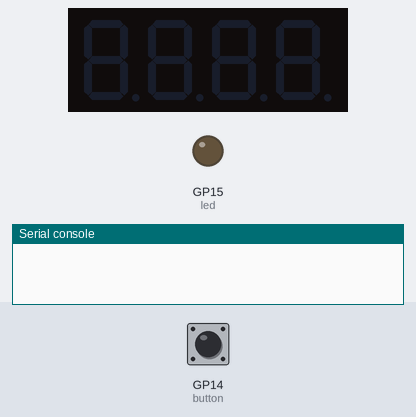
A program run on a simulated Raspberry Pi Pico running MicroPython. Shown: 4-digit seven-segment display, output pins drawn as LEDs (lit = HIGH), the last lines printed to the serial console. Dashed ring = blinking. Inputs (shaded band) come from the test bench; at power-on: GP14 (button) LOW. The clock reads 2024-03-15 10:24:30 at power-on unless the program sets it; library files of the repository ran but are not shown: tm1637.py; pins used as bus, display or sensor lines are not drawn.

Above: at 1.2 s.
1.3 s: GP14 (button) pulled HIGH for 0.15 s
At 2.0 s:
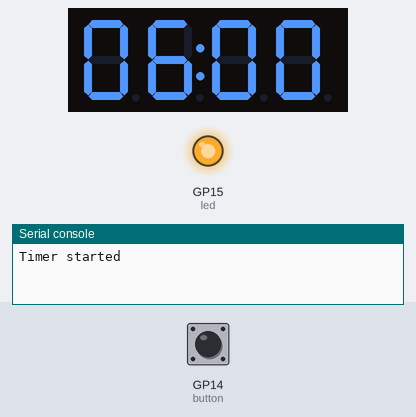
4.4 s: GP14 (button) pulled HIGH for 1 s
At 8.3 s:
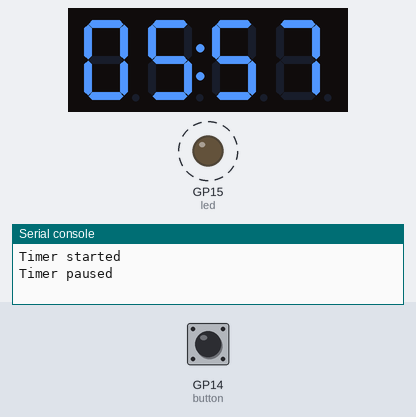
8.4 s: GP14 (button) pulled HIGH for 0.15 s
At 10.3 s:
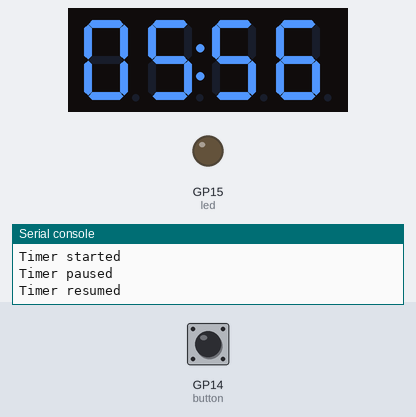
11.5 s: GP14 (button) driven HIGH
At 12.4 s:
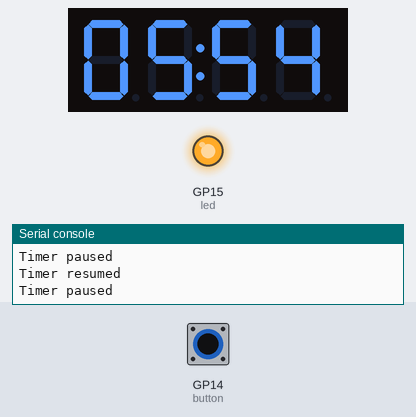
Timing chart, 0 to 14.5 s (numbered marks = the images above; inputs shaded):
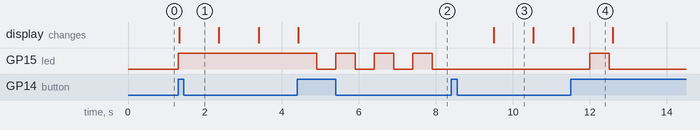

Measured:
- after the input at 1.3 s, GP15 (led): LOW → HIGH at once; the display: changes at once (image 1)
- after the input at 4.4 s, GP15 (led): alternates HIGH for 0.50 s and LOW for 0.50 s, starting after 0.50 s
- after the input at 8.4 s, GP15 (led): stops changing and stays LOW; the display: changes after 1.1 s (image 3)
- after the input at 11.5 s, GP15 (led): LOW → HIGH after 0.50 s, → LOW 0.50 s later
- what the display in image 4 shows lasts 1.0 s, from 11.6 s to 12.6 s

The program:

timer-with-buzzer-display.py
```python
"""
Simple Timer With Buzzer and Display

NOTE: Do not forget to add `tm1637.py` to the Raspberry Pi Pico

Connect the following pins of Raspberry Pi Pico:

- LED: Pin 15
- Button: Pin 14
- Buzzer: Pin 27
- TM1637 Display: CLK=Pin 2, DIO=Pin 3

How to use it:
1. Press the Pin 14 button to start the timer.
2. The LED will turn on and the display will show the countdown.
3. Press the Pin 14 button again to pause the timer
4. The LED will blink slowly and the display will freeze.
5. Press the Pin 14 button again to resume the timer
6. LED will turn on and the display will continue the countdown.
7. Press the Pin 14 button for 1 second to reset the timer.
8. The LED and display will blink quickly to indicate the timer has finished.
9. The buzzer will sound a series of tones when the timer finishes.
10. Press the Pin 14 button to reset the timer and turn off the LED and display.
"""

from machine import Pin, Timer, PWM
import utime
import tm1637

# Pin setup
led = Pin(15, Pin.OUT)
button = Pin(14, Pin.IN, Pin.PULL_DOWN)
buzzer = PWM(Pin(27))
buzzer.duty_u16(0)

# TM1637 display setup (CLK=2, DIO=3)
tm = tm1637.TM1637(clk=Pin(2), dio=Pin(3))
tm.brightness(1)
tm.write([0, 0, 0, 0])  # blank display at start

# Constants
DURATION = 6 * 60  # 6 minutes
LONG_PRESS_DURATION = 1  # seconds
DEBOUNCE_TIME = 200  # milliseconds

# State variables
state = "stopped"
start_time = 0
elapsed = 0
press_time = None
last_press_time = 0
ignore_next_release = False  # flag to ignore short press after long press

# Buzzer state
buzzer_on = False
buzzer_stage = 0
buzzer_next_time = 0
buzzer_duration = 0
buzzer_silence = 0
buzzer_freqs = []
buzzer_current_index = 0

# Blink timers
led_blink_timer = Timer()
display_blink_timer = Timer()
display_visible = True


def stop_blinking():
    led_blink_timer.deinit()
    display_blink_timer.deinit()
    led.value(0)


def blink_led(frequency):
    def toggle(timer):
        led.toggle()

    led_blink_timer.init(freq=frequency, mode=Timer.PERIODIC, callback=toggle)


def blink_display(frequency):
    def toggle(timer):
        global display_visible
        display_visible = not display_visible
        if display_visible:
            e = elapsed
            update_display(DURATION if e >= DURATION else DURATION - e)
        else:
            tm.write([0, 0, 0, 0])

    p = Timer.PERIODIC
    display_blink_timer.init(freq=frequency, mode=p, callback=toggle)


def update_display(seconds):
    minutes = seconds // 60
    secs = seconds % 60
    tm.numbers(minutes, secs)


def clear_display():
    tm.write([0, 0, 0, 0])


def button_handler(pin):
    global state, start_time, elapsed, last_press_time, ignore_next_release

    current_time = utime.ticks_ms()
    if utime.ticks_diff(current_time, last_press_time) < DEBOUNCE_TIME:
        return
    last_press_time = current_time

    if ignore_next_release:
        ignore_next_release = False
        return

    if state == "stopped":
        state = "running"
        start_time = utime.time()
        led.value(1)
        print("Timer started")

    elif state == "running":
        state = "paused"
        elapsed += utime.time() - start_time
        blink_led(2)
        print("Timer paused")

    elif state == "paused":
        state = "running"
        start_time = utime.time()
        stop_blinking()
        led.value(1)
        print("Timer resumed")

    elif state == "finished":
        stop_blinking()
        state = "stopped"
        elapsed = 0
        clear_display()
        print("Timer reset after finish")


button.irq(trigger=Pin.IRQ_RISING, handler=button_handler)


def check_long_press():
    global state, press_time, elapsed, ignore_next_release

    elapsed_since_press = (
        utime.ticks_diff(utime.ticks_ms(), press_time) if press_time else 0
    )

    if button.value():
        if press_time is None:
            press_time = utime.ticks_ms()
        elif elapsed_since_press >= LONG_PRESS_DURATION * 1000:
            press_time = None
            state = "stopped"
            elapsed = 0
            stop_blinking()
            clear_display()
            ignore_next_release = True  # prevent short press from triggering
            print("Timer reset by long press")
            while button.value():
                utime.sleep(0.01)
    else:
        press_time = None


def activate_buzzer(duration=150, silence=150, freqs=[620, 720]):
    global buzzer_on, buzzer_stage, buzzer_next_time
    global buzzer_duration, buzzer_silence
    global buzzer_freqs, buzzer_current_index

    buzzer_on = True
    buzzer_stage = 1
    buzzer_duration = duration
    buzzer_silence = silence
    buzzer_freqs = freqs
    buzzer_current_index = 0

    buzzer.freq(buzzer_freqs[0])
    buzzer.duty_u16(32768)
    buzzer_next_time = utime.ticks_add(utime.ticks_ms(), buzzer_duration)


# Main loop
last_display_update = 0
DISPLAY_REFRESH_MS = 1000

while True:
    check_long_press()

    freqs = [792, 745, 633, 444, 414, 664, 837, 1060]

    now = utime.ticks_ms()

    if state == "running":
        total_elapsed = elapsed + (utime.time() - start_time)
        remaining = max(0, DURATION - total_elapsed)
        if utime.ticks_diff(now, last_display_update) >= DISPLAY_REFRESH_MS:
            update_display(int(remaining))
            last_display_update = now
        if total_elapsed >= DURATION:
            state = "finished"
            blink_led(3)
            blink_display(3)
            activate_buzzer(duration=1, silence=1, freqs=freqs)
            print("Timer finished")

    elif state == "paused":
        remaining = max(0, DURATION - elapsed)
        update_display(int(remaining))

    elif state == "stopped":
        clear_display()

    if buzzer_on and utime.ticks_diff(now, buzzer_next_time) >= 0:
        if buzzer_stage == 1:
            buzzer.duty_u16(0)
            buzzer_stage = 2
            buzzer_next_time = utime.ticks_add(now, buzzer_silence)
        elif buzzer_stage == 2:
            buzzer_current_index += 1
            if buzzer_current_index < len(buzzer_freqs):
                buzzer.freq(buzzer_freqs[buzzer_current_index])
                buzzer.duty_u16(32768)
                buzzer_stage = 1
                buzzer_next_time = utime.ticks_add(now, buzzer_duration)
            else:
                buzzer.duty_u16(0)
                buzzer_on = False
                buzzer_stage = 0

    utime.sleep(0.085)
```
